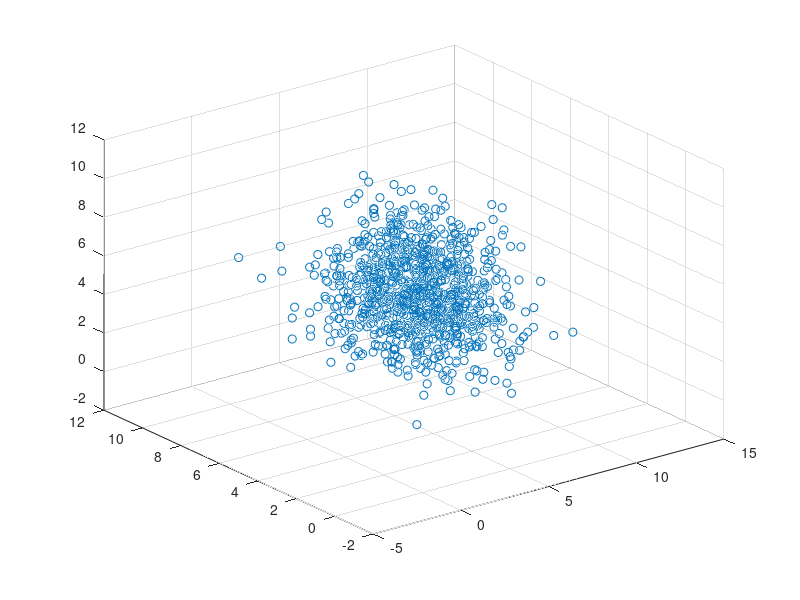

This figure's MATLAB source: (Note: this script raises an error after producing the figure.)
%solve 95% bounding box


nn = 1000;
az = 20;
el = 30;


MU1 = [5 5 5];
SIGMA1 = [3 0.1 0.1; 0.1 3 0.1; 0.1 0.1 3];


X1 = mvnrnd(MU1,SIGMA1,nn);


figure
scatter3(X1(:,1),X1(:,2),X1(:,3),'r.')
hold on
limits = PlotBoundingCube(X1,1.5,[0 1 0])
hold off
xlabel('dim1')
ylabel('dim2')
zlabel('dim3')

%%

classification = BoundingBoxCheck(X1,limits);

figure
scatter3(X1(:,1),X1(:,2),X1(:,3),5,classification)
hold on
PlotBoundingCube(X1,1,[0 1 0]);
hold off
colormap cool
xlabel('dim1')
ylabel('dim2')
zlabel('dim3')

amtwithin = sum(classification)/length(classification)
